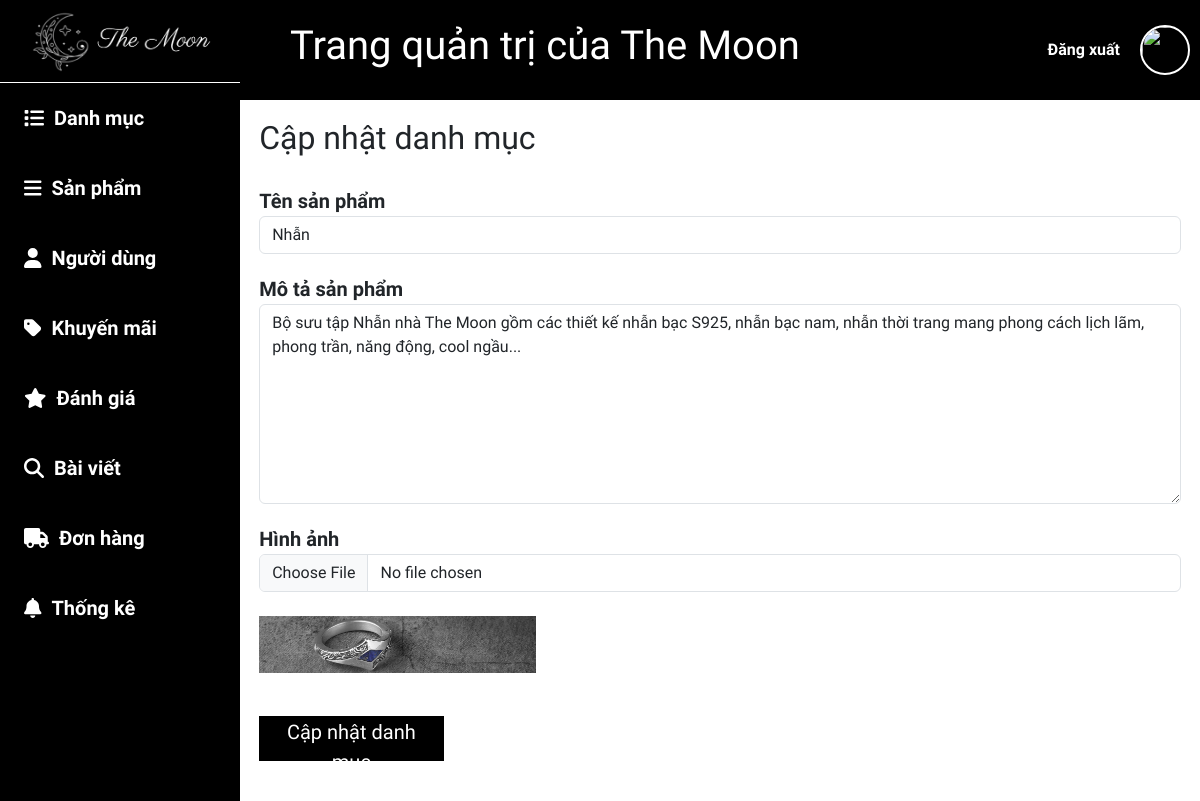
The app's page /admin/index.php?view=editcate&id=1 (signed in) with its own data.
### tables this page shows
CREATE TABLE `danh_muc` (
  `id` int(11) NOT NULL COMMENT 'Mã danh mục',
  `ten` varchar(255) NOT NULL COMMENT 'Tên danh mục',
  `mo_ta` text NOT NULL COMMENT 'Mô tả danh mục',
  `hinh_anh` varchar(255) NOT NULL COMMENT 'Hình ảnh danh mục',
  `ngay_nhap` timestamp NOT NULL DEFAULT current_timestamp() COMMENT 'Ngày lập danh mục'
);

### app/model/database.php (called while the page is built, shortened)
<?php
class Database
{
  private $servername = "localhost";
  private $username = "root";
  private $password = "";
  private $dbname = "themoon";
  private $conn;
  private $stmt;
  public function __construct()
  {
    try {
      $this->conn = new PDO("mysql:host=$this->servername;dbname=$this->dbname;charset=utf8", $this->username, $this->password);
      $this->conn->setAttribute(PDO::ATTR_ERRMODE, PDO::ERRMODE_EXCEPTION);
    } catch (PDOException $e) {
      echo "Connection failed: " . $e->getMessage();
    }
  }
  function query($sql, $param = [])
  {
    $this->stmt = $this->conn->prepare($sql);
    $this->stmt->execute($param);
    return $this->stmt;
  }
  function getOne($sql, $param = [])
  {
    $stmt = $this->query($sql, $param);
    return $this->stmt->fetch(PDO::FETCH_ASSOC);
  }
}

### app/model/CategoryModel.php (called while the page is built, shortened)
<?php
class CategoryModel
{
    private $db;
    function __construct()
    {
        $this->db = new Database();
    }
    function getIdcate($id)
    {
        $sql = "SELECT * FROM danh_muc WHERE id = $id";
        return $this->db->getOne($sql);
    }
}

### admin/view/edit_cate.php (the view, shortened to what this page needs)
<div class="control">
    <h2>Cập nhật danh mục</h2>
    <div>
        <form action="index.php?view=edit_cate" method="post" enctype="multipart/form-data">
            <?php
            $detail_cate = $data['detail_cate'];
            ?>
            <label for="">Tên sản phẩm</label>
            <input type="text" name="name" id="name" class="form-control" value="<?= $detail_cate['ten'] ?>">
            <label for="">Mô tả sản phẩm</label>
            <textarea name="description" id="description" class="form-control"><?=$detail_cate['mo_ta']?></textarea>
            <label for="">Hình ảnh</label>
            <input type="file" name="image" id="image" class="form-control"><br>
            <img src="../img/<?= $detail_cate['hinh_anh'] ?>" alt=""> <br> <br>
            <button type="submit" name="sub">Cập nhật danh mục</button>
        </form>
    </div>
</div>

### public/css/admin.css (style rules this page uses)
body { width: 100%; height: 1000px; margin: 0; }
.control { margin: 2%; }
.control label { font-size: 20px; margin-top: 20px; }
.control img { width: 30%; }
.control button { margin: 2% 0; height: 45px; width: 20%; font-size: 20px; border: none; background-color: black; color: white; }
.control textarea { height: 200px; }

### records on screen
danh_muc: name "Nhẫn", description "Bộ sưu tập Nhẫn nhà The Moon gồm các thiết kế nhẫn bạc S925, nhẫn bạc nam, nhẫn thời trang mang phong cách lịch lãm, phong trần, năng động, cool ngầu...", hinh_anh (picture)
